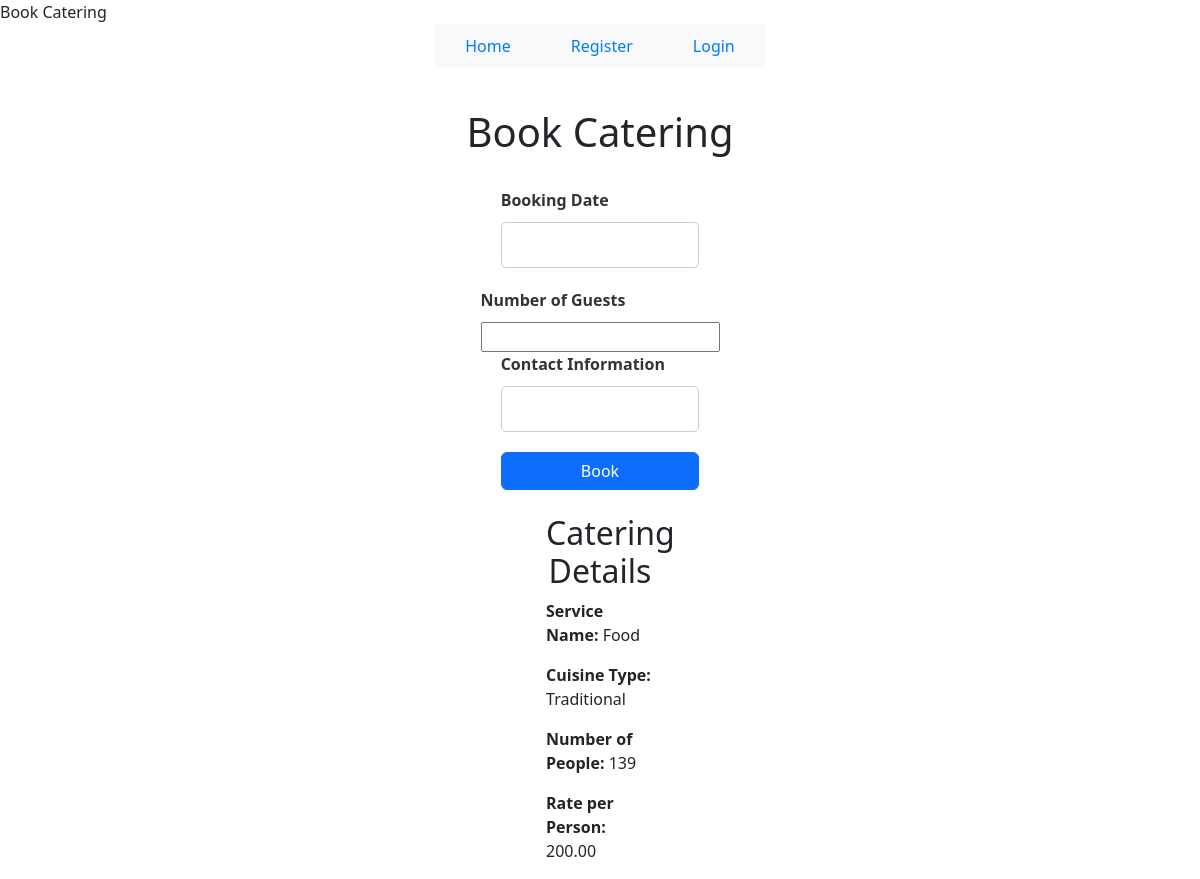
Page /catalog/book-catering/1/ on the committed database.
### catalog/models.py (models this page shows, shortened)
class Catering(models.Model):
    AVAILABILITY_CHOICES = [
        ('A', 'Available'),
        ('N', 'Not Available'),
    ]
    catering_id = models.AutoField(primary_key=True)
    user_id = models.ForeignKey(settings.AUTH_USER_MODEL, on_delete=models.SET_NULL, null=True, blank=True)
    service_name = models.CharField(max_length=255)
    cuisine_type = models.CharField(max_length=255)
    number_of_people = models.PositiveIntegerField()
    availability_status = models.CharField(max_length=1, choices=AVAILABILITY_CHOICES, default='A')
    rate_per_person = models.DecimalField(max_digits=10, decimal_places=2)
    menu = models.ImageField(upload_to='venue_images/', null=True, blank=True)
    menu2 = models.ImageField(upload_to='venue_images/', null=True, blank=True)

### catalog/views.py (the view)
# urls.py: path('book-catering/', views.book_catering, name='book_catering'),
def book_catering(request, catering_id):
    catering = get_object_or_404(Catering, pk=catering_id)
    if request.method == 'POST':
        form = BookCateringForm(request.POST)
        if form.is_valid():
            booking = form.save(commit=False)
            booking.user = request.user
            booking.catering = catering
            booking.save()
            return redirect('catering_booking_confirmation')
    else:
        form = BookCateringForm()
    return render(request, 'book_catering.html', {'form': form, 'catering': catering})

### catalog/forms.py
class BookCateringForm(forms.ModelForm):
    class Meta:
        model = BookCatering  # Use the BookCatering model
        fields = ['booking_date', 'num_guests', 'contact_info']  # Exclude catering field as it's passed in the view
        labels = {
            'booking_date': 'Booking Date',
            'num_guests': 'Number of Guests',
            'contact_info': 'Contact Information'
        }

### catalog/templates/book_catering.html (shortened to what this page needs)
{% extends 'base_generic.html' %}
{% block content %}
  <div class="container">
    <h1 class="text-center">Book Catering</h1>
    <div class="row justify-content-center">
      <div class="col-md-6">
        <form method="post" class="mt-4">
          <div class="form-group">
            <label for="booking_date">Booking Date</label>
            {{ form.booking_date }}
          </div>
          <div class="form-group">
            <label for="num_guests">Number of Guests</label>
            {{ form.num_guests }}
          </div>
          <div class="form-group">
            <label for="contact_info">Contact Information</label>
            {{ form.contact_info }}
          </div>
          <button type="submit" class="btn btn-primary">Book</button>
        </form>
      </div>
    </div>
    <div class="row justify-content-center mt-4">
      <div class="col-md-6">
        <h2 class="text-center">Catering Details</h2>
        <p><strong>Service Name:</strong> {{ catering.service_name }}</p>
        <p><strong>Cuisine Type:</strong> {{ catering.cuisine_type }}</p>
        <p><strong>Number of People:</strong> {{ catering.number_of_people }}</p>
        <p><strong>Rate per Person:</strong> {{ catering.rate_per_person }}</p>
      </div>
    </div>
  </div>
{% endblock %}

### catalog/static/style.css (style rules this page uses)
.container { display: flex; flex-direction: column; align-items: center; padding-top: 20px; }
form { display: flex; flex-direction: column; align-items: center; width: 100%; }
form label { margin-bottom: 10px; font-weight: bold; color: #333; }
form input[type="text"], form input[type="email"], form input[type="password"] { padding: 10px; margin-bottom: 20px; border: 1px solid #ccc; border-radius: 5px; font-size: 16px; width: 100%; }
form button { padding: 10px 20px; background-color: #007bff; color: #fff; border: none; border-radius: 5px; font-size: 16px; cursor: pointer; width: 100%; }

### rows in the picture
Catering: service_name "Food", cuisine_type "Traditional", number_of_people "139", rate_per_person "200.00"
